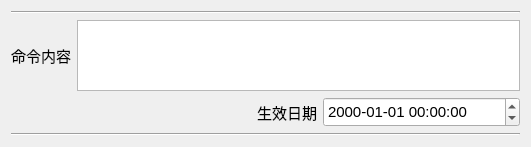
<?xml version="1.0" encoding="UTF-8"?>
<ui version="4.0">
 <class>ItemForm</class>
 <widget class="QWidget" name="ItemForm">
  <property name="geometry">
   <rect>
    <x>0</x>
    <y>0</y>
    <width>531</width>
    <height>147</height>
   </rect>
  </property>
  <property name="windowTitle">
   <string>Form</string>
  </property>
  <layout class="QVBoxLayout" name="verticalLayout" stretch="0,0,1,0">
   <item>
    <widget class="Line" name="line">
     <property name="orientation">
      <enum>Qt::Horizontal</enum>
     </property>
    </widget>
   </item>
   <item>
    <layout class="QHBoxLayout" name="horizontalLayout">
     <item>
      <widget class="QLabel" name="label">
       <property name="font">
        <font>
         <pointsize>11</pointsize>
        </font>
       </property>
       <property name="text">
        <string>命令内容</string>
       </property>
      </widget>
     </item>
     <item>
      <widget class="QTextEdit" name="msgEdit">
       <property name="font">
        <font>
         <pointsize>11</pointsize>
        </font>
       </property>
      </widget>
     </item>
    </layout>
   </item>
   <item>
    <layout class="QHBoxLayout" name="horizontalLayout_2" stretch="5,1,4">
     <item>
      <spacer name="horizontalSpacer">
       <property name="orientation">
        <enum>Qt::Horizontal</enum>
       </property>
       <property name="sizeHint" stdset="0">
        <size>
         <width>40</width>
         <height>20</height>
        </size>
       </property>
      </spacer>
     </item>
     <item>
      <widget class="QLabel" name="label_2">
       <property name="font">
        <font>
         <pointsize>11</pointsize>
        </font>
       </property>
       <property name="text">
        <string>生效日期</string>
       </property>
      </widget>
     </item>
     <item>
      <widget class="QDateTimeEdit" name="dateTimeEdit">
       <property name="minimumSize">
        <size>
         <width>80</width>
         <height>30</height>
        </size>
       </property>
       <property name="font">
        <font>
         <pointsize>11</pointsize>
        </font>
       </property>
       <property name="displayFormat">
        <string>yyyy-MM-dd HH:mm:ss</string>
       </property>
      </widget>
     </item>
    </layout>
   </item>
   <item>
    <widget class="Line" name="line_2">
     <property name="orientation">
      <enum>Qt::Horizontal</enum>
     </property>
    </widget>
   </item>
  </layout>
 </widget>
 <resources/>
 <connections/>
</ui>
